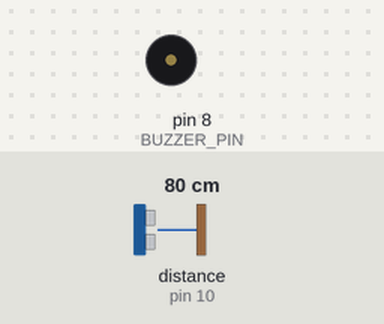
Bench run of a sketch on a simulated Arduino Uno, built with avr-gcc and run on an emulated ATmega328P. Parts: buzzer (waves = sounding). Wiring (inferred from the names in the program): ultrasonic range finder: trigger pin 9; echo pin 10. The inputs (shaded band) are chosen by the test bench; at power-on: distance to the obstacle (sensor on pin 10) 80 cm. The echo pulse lasts 58.3 µs per cm.

Above: at 1.2 s.
1.3 s: distance to the obstacle (sensor on pin 10) set to 2 cm
At 2.5 s:
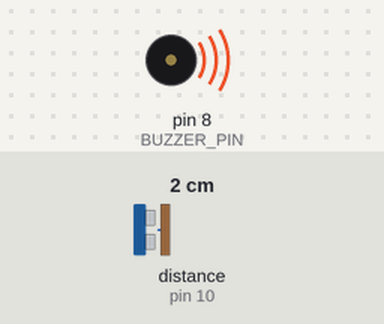
2.8 s: distance to the obstacle (sensor on pin 10) set to 18 cm
At 4.0 s:
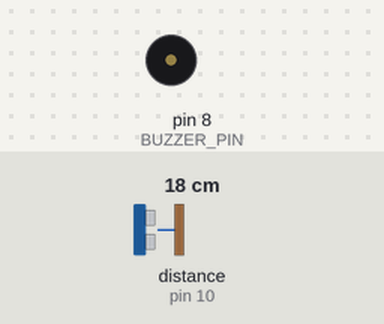
4.3 s: distance to the obstacle (sensor on pin 10) set to 4 cm
At 5.1 s:
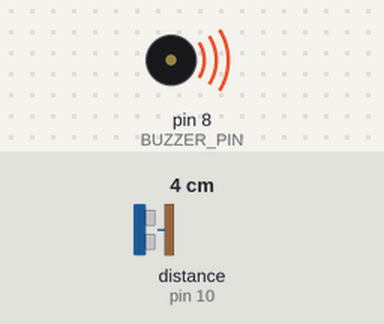
Timing chart, 0 to 7.3 s (numbered marks = the images above; inputs shaded):
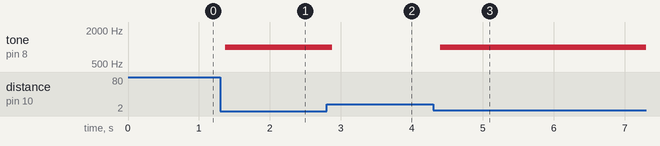

The sketch:

Q17_Water_Tank_Level_Warning.ino
```cpp
/*
  Q17 - Water Tank Level Warning

  Problem:
    An ultrasonic sensor at the top of a tank measures the distance to
    the water surface. A buzzer must warn when the tank is nearly full.

  Components:
    - Arduino UNO R3
    - 1 x HC-SR04 ultrasonic distance sensor (4-pin)
    - 1 x piezo buzzer

  Pin mapping:
    HC-SR04: VCC -> 5V, TRIG -> D9, ECHO -> D10, GND -> GND
    Buzzer:  positive (+) -> D8, negative -> GND

  Expected behaviour:
    0 < distance < 10 cm (tank nearly full) -> buzzer ON
    otherwise                               -> buzzer OFF

  Assumptions:
    distance_cm = pulseIn(ECHO, HIGH, 30000) * 0.0343 / 2.
    A reading of 0 (timeout) means nothing is in range.
    The sensor faces down from the top of the tank, so a small
    distance means a high water level.
*/

const int TRIG_PIN   = 9;
const int ECHO_PIN   = 10;
const int BUZZER_PIN = 8;

const unsigned int  BUZZER_FREQ_HZ  = 1000;
const unsigned long ECHO_TIMEOUT_US = 30000;
const unsigned long READ_DELAY_MS   = 100;   // gap between readings

const float FULL_LIMIT_CM = 10.0;

float readDistanceCm() {
  digitalWrite(TRIG_PIN, LOW);
  delayMicroseconds(2);
  digitalWrite(TRIG_PIN, HIGH);              // 10 us trigger pulse
  delayMicroseconds(10);
  digitalWrite(TRIG_PIN, LOW);

  unsigned long duration = pulseIn(ECHO_PIN, HIGH, ECHO_TIMEOUT_US);
  return duration * 0.0343 / 2;              // 0 if no echo
}

void setup() {
  pinMode(TRIG_PIN, OUTPUT);
  pinMode(ECHO_PIN, INPUT);
  pinMode(BUZZER_PIN, OUTPUT);
}

void loop() {
  float distance = readDistanceCm();

  if (distance > 0 && distance < FULL_LIMIT_CM) {
    tone(BUZZER_PIN, BUZZER_FREQ_HZ);
  } else {
    noTone(BUZZER_PIN);
  }

  delay(READ_DELAY_MS);
}
```

Measured:
- after the input at 1.3 s, tone on pin 8 (BUZZER_PIN): silent → 1000 Hz after 0.07 s
- after the input at 2.8 s, tone on pin 8 (BUZZER_PIN): 1000 Hz → silent after 0.08 s
- after the input at 4.3 s, tone on pin 8 (BUZZER_PIN): silent → 1000 Hz after 0.10 s
